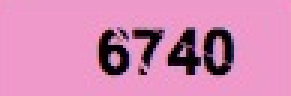
#> input picture studypc/common/img/201808.png, 97 x 32 px, given in place of yzm20180906.png, which was not available (shown 3 times larger)
$ python sbyzm20180905007.py
#> lines starting #> are read from the running program, lines starting #| are printed output that depends on the picture; after the words box and inside, x2 and y2 are one past the last pixel; in counts of white or black regions, pixels touching at a corner belong together; pictures that were not available may be replaced by others from this repository, and a replacement may not be noted
# -*- coding:utf-8 -*-
import cv2
import numpy as np
import copy
from PIL import Image
import pytesseract
import math


''' 根据该像素周围点为黑色的像素数（包括本身）来判断是否把它归属于噪声，如果是噪声就将其变为白色'''
'''
    input:  img:二值化图
            number：周围像素数为黑色的小于number个，就算为噪声，并将其去掉，如number=6，
            就是一个像素周围9个点（包括本身）中小于6个的就将这个像素归为噪声
    output：返回去噪声的图像

    从结果上看到，实际上大于６的几乎正好找到了干扰线，数字都被过滤掉了，我们反向操作应该就可以过滤到数字
'''

# [30 lines left out: function del_noise, not called in this run]


def del_noise2(im_cut):
    ''' variable：bins：灰度直方图bin的数目
                  num_gray:像素间隔
        method：1.找到灰度直方图中像素第二多所对应的像素，即second_max,因为图像空白处比较多所以第一多的应该是空白，第二多的才是我们想要的内容。
                2.计算mode
                3.除了在mode+-一定范围内的，全部变为空白。
    '''
    bins = 16
    num_gray = math.ceil(256 / bins)
    hist = cv2.calcHist([im_cut], [0], None, [bins], [0, 256])
    lists = []
    for i in range(len(hist)):
        # print hist[i][0]
        lists.append(hist[i][0])
    second_max = sorted(lists)[-2]
    bins_second_max = lists.index(second_max)

    mode = (bins_second_max + 0.5) * num_gray

    for i in range(len(im_cut)):
        for j in range(len(im_cut[0])):
            if im_cut[i][j] < mode - 15 or im_cut[i][j] > mode + 15:
                # print im_cut[i][j]
                im_cut[i][j] = 255
    return im_cut


# [30 lines left out: function del_noise1, not called in this run]


if __name__=='__main__':
    img_dir = '/media/lipengchao/study/pycharmproject/studypc/common/img/yzm20180906.png'
    kernel = np.ones((5, 5), np.uint8)
    image = cv2.imread(img_dir)
#> image is the input picture: shape (32, 97, 3); mean B, G, R 179.9, 136.4, 212.2
    # # 灰度化效果比较差，还不如IMAGE的处理效果
    # # print(image.shape)
    grayImage = cv2.cvtColor(image, cv2.COLOR_BGR2GRAY)
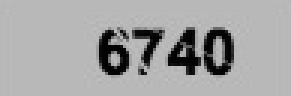
#> grayImage: shape (32, 97) (shown 3 times larger); min 1, max 193, mean 164
    #
    # # 二值化
    result = cv2.adaptiveThreshold(grayImage, 255, cv2.ADAPTIVE_THRESH_GAUSSIAN_C, cv2.THRESH_BINARY, 21, 1)
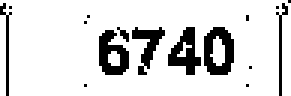
#> result: shape (32, 97) (shown 3 times larger); 85.6% white; 16 black regions (10 under 20 px), largest, box (x1, y1, x2, y2) and area: (68, 9, 78, 25) 104, (33, 10, 43, 25) 93, (56, 9, 67, 25) 91, (44, 9, 55, 25) 72, (0, 1, 4, 32) 34, (92, 1, 96, 32) 34
    # 去噪声
    img=del_noise2(result)
#> in del_noise2, `hist = cv2.calcHist([im_cut], [0], None, [bins], [0, 256])`: hist = [447, 0, 0, 0, 0, 0, 0, 0, 0, 0, 0, 0, 0, 0, 0, 2657]
#> the loop in del_noise2, `for i in range(len(hist)):` made 16 passes
#> after the loop in del_noise2, `for i in range(len(hist)):`: lists has the same summary as hist
#> in del_noise2, `second_max = sorted(lists)[-2]`: second_max = 447
#> in del_noise2, `bins_second_max = lists.index(second_max)`: bins_second_max = 0
#> in del_noise2, `mode = (bins_second_max + 0.5) * num_gray`: mode = 8
#> the loop in del_noise2, `for i in range(len(im_cut)):` made 32 passes


    # [8 lines of commented-out code are left out]

    image=Image.open("/media/lipengchao/study/pycharmproject/studypc/common/img/yzmclh20180907.png")
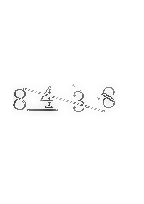
#> input picture studypc/common/img/yzmclh20180907.png, 144 x 204 px, found by its file name
#> image is the input picture: PIL image 144x204 L; min 60, max 255, mean 252.4
    image.show()
    image = Image.open("/media/lipengchao/study/pycharmproject/studypc/common/img/yzm20180906.png")
#> image: PIL image 97x32 RGBA
    image.show()
#> (the run stopped early here; a loop or call above may not have finished)
